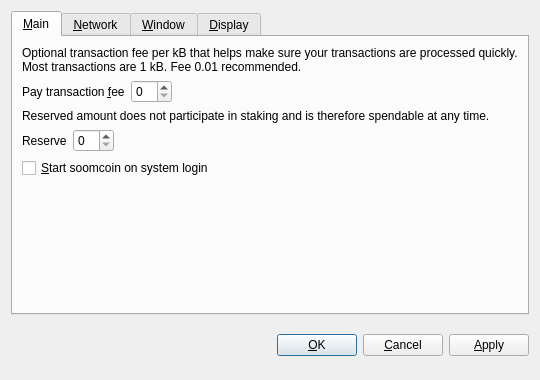
<?xml version="1.0" encoding="UTF-8"?>
<ui version="4.0">
 <class>OptionsDialog</class>
 <widget class="QDialog" name="OptionsDialog">
  <property name="geometry">
   <rect>
    <x>0</x>
    <y>0</y>
    <width>540</width>
    <height>380</height>
   </rect>
  </property>
  <property name="windowTitle">
   <string>Options</string>
  </property>
  <property name="modal">
   <bool>true</bool>
  </property>
  <layout class="QVBoxLayout" name="verticalLayout">
   <item>
    <widget class="QTabWidget" name="tabWidget">
     <property name="tabPosition">
      <enum>QTabWidget::North</enum>
     </property>
     <property name="currentIndex">
      <number>0</number>
     </property>
     <widget class="QWidget" name="tabMain">
      <attribute name="title">
       <string>&amp;Main</string>
      </attribute>
      <layout class="QVBoxLayout" name="verticalLayout_Main">
       <item>
        <widget class="QLabel" name="transactionFeeInfoLabel">
         <property name="text">
          <string>Optional transaction fee per kB that helps make sure your transactions are processed quickly. Most transactions are 1 kB. Fee 0.01 recommended.</string>
         </property>
         <property name="textFormat">
          <enum>Qt::PlainText</enum>
         </property>
         <property name="wordWrap">
          <bool>true</bool>
         </property>
        </widget>
       </item>
       <item>
        <layout class="QHBoxLayout" name="horizontalLayoutFee">
         <item>
          <widget class="QLabel" name="transactionFeeLabel">
           <property name="text">
            <string>Pay transaction &amp;fee</string>
           </property>
           <property name="textFormat">
            <enum>Qt::PlainText</enum>
           </property>
           <property name="buddy">
            <cstring>transactionFee</cstring>
           </property>
          </widget>
         </item>
         <item>
          <widget class="BitcoinAmountField" name="transactionFee"/>
         </item>
         <item>
          <spacer name="horizontalSpacerFee">
           <property name="orientation">
            <enum>Qt::Horizontal</enum>
           </property>
           <property name="sizeHint" stdset="0">
            <size>
             <width>40</width>
             <height>20</height>
            </size>
           </property>
          </spacer>
         </item>
        </layout>
       </item>
       <item>
        <widget class="QLabel" name="reserveBalanceInfoLabel">
         <property name="text">
          <string>Reserved amount does not participate in staking and is therefore spendable at any time.</string>
         </property>
         <property name="textFormat">
          <enum>Qt::PlainText</enum>
         </property>
         <property name="wordWrap">
          <bool>true</bool>
         </property>
        </widget>
       </item>
       <item>
        <layout class="QHBoxLayout" name="horizontalLayoutReserveBalance">
         <item>
          <widget class="QLabel" name="reserveBalanceLabel">
           <property name="text">
            <string>Reserve</string>
           </property>
           <property name="textFormat">
            <enum>Qt::PlainText</enum>
           </property>
           <property name="buddy">
            <cstring>reserveBalance</cstring>
           </property>
          </widget>
         </item>
         <item>
          <widget class="BitcoinAmountField" name="reserveBalance"/>
         </item>
         <item>
          <spacer name="horizontalSpacerReserveBalance">
           <property name="orientation">
            <enum>Qt::Horizontal</enum>
           </property>
           <property name="sizeHint" stdset="0">
            <size>
             <width>40</width>
             <height>20</height>
            </size>
           </property>
          </spacer>
         </item>
        </layout>
       </item>
       <item>
        <widget class="QCheckBox" name="bitcoinAtStartup">
         <property name="toolTip">
          <string>Automatically start soomcoin after logging in to the system.</string>
         </property>
         <property name="text">
          <string>&amp;Start soomcoin on system login</string>
         </property>
        </widget>
       </item>
       <item>
        <spacer name="verticalSpacer_Main">
         <property name="orientation">
          <enum>Qt::Vertical</enum>
         </property>
         <property name="sizeHint" stdset="0">
          <size>
           <width>20</width>
           <height>40</height>
          </size>
         </property>
        </spacer>
       </item>
      </layout>
     </widget>
     <widget class="QWidget" name="tabNetwork">
      <attribute name="title">
       <string>&amp;Network</string>
      </attribute>
      <layout class="QVBoxLayout" name="verticalLayout_Network">
       <item>
        <widget class="QCheckBox" name="mapPortUpnp">
         <property name="toolTip">
          <string>Automatically open the soomcoin client port on the router. This only works when your router supports UPnP and it is enabled.</string>
         </property>
         <property name="text">
          <string>Map port using &amp;UPnP</string>
         </property>
        </widget>
       </item>
       <item>
        <widget class="QCheckBox" name="connectSocks">
         <property name="toolTip">
          <string>Connect to the soomcoin network through a SOCKS proxy (e.g. when connecting through Tor).</string>
         </property>
         <property name="text">
          <string>&amp;Connect through SOCKS proxy:</string>
         </property>
        </widget>
       </item>
       <item>
        <layout class="QHBoxLayout" name="horizontalLayout_Network">
         <item>
          <widget class="QLabel" name="proxyIpLabel">
           <property name="text">
            <string>Proxy &amp;IP:</string>
           </property>
           <property name="textFormat">
            <enum>Qt::PlainText</enum>
           </property>
           <property name="buddy">
            <cstring>proxyIp</cstring>
           </property>
          </widget>
         </item>
         <item>
          <widget class="QValidatedLineEdit" name="proxyIp">
           <property name="maximumSize">
            <size>
             <width>140</width>
             <height>16777215</height>
            </size>
           </property>
           <property name="toolTip">
            <string>IP address of the proxy (e.g. 127.0.0.1)</string>
           </property>
          </widget>
         </item>
         <item>
          <widget class="QLabel" name="proxyPortLabel">
           <property name="text">
            <string>&amp;Port:</string>
           </property>
           <property name="textFormat">
            <enum>Qt::PlainText</enum>
           </property>
           <property name="buddy">
            <cstring>proxyPort</cstring>
           </property>
          </widget>
         </item>
         <item>
          <widget class="QLineEdit" name="proxyPort">
           <property name="maximumSize">
            <size>
             <width>55</width>
             <height>16777215</height>
            </size>
           </property>
           <property name="toolTip">
            <string>Port of the proxy (e.g. 9050)</string>
           </property>
          </widget>
         </item>
         <item>
          <widget class="QLabel" name="socksVersionLabel">
           <property name="text">
            <string>SOCKS &amp;Version:</string>
           </property>
           <property name="textFormat">
            <enum>Qt::PlainText</enum>
           </property>
           <property name="buddy">
            <cstring>socksVersion</cstring>
           </property>
          </widget>
         </item>
         <item>
          <widget class="QValueComboBox" name="socksVersion">
           <property name="toolTip">
            <string>SOCKS version of the proxy (e.g. 5)</string>
           </property>
          </widget>
         </item>
         <item>
          <spacer name="horizontalSpacer_Network">
           <property name="orientation">
            <enum>Qt::Horizontal</enum>
           </property>
           <property name="sizeHint" stdset="0">
            <size>
             <width>40</width>
             <height>20</height>
            </size>
           </property>
          </spacer>
         </item>
        </layout>
       </item>
       <item>
        <spacer name="verticalSpacer_Network">
         <property name="orientation">
          <enum>Qt::Vertical</enum>
         </property>
         <property name="sizeHint" stdset="0">
          <size>
           <width>20</width>
           <height>40</height>
          </size>
         </property>
        </spacer>
       </item>
      </layout>
     </widget>
     <widget class="QWidget" name="tabWindow">
      <attribute name="title">
       <string>&amp;Window</string>
      </attribute>
      <layout class="QVBoxLayout" name="verticalLayout_Window">
       <item>
        <widget class="QCheckBox" name="minimizeToTray">
         <property name="toolTip">
          <string>Show only a tray icon after minimizing the window.</string>
         </property>
         <property name="text">
          <string>&amp;Minimize to the tray instead of the taskbar</string>
         </property>
        </widget>
       </item>
       <item>
        <widget class="QCheckBox" name="minimizeOnClose">
         <property name="toolTip">
          <string>Minimize instead of exit the application when the window is closed. When this option is enabled, the application will be closed only after selecting Quit in the menu.</string>
         </property>
         <property name="text">
          <string>M&amp;inimize on close</string>
         </property>
        </widget>
       </item>
       <item>
        <spacer name="verticalSpacer_Window">
         <property name="orientation">
          <enum>Qt::Vertical</enum>
         </property>
         <property name="sizeHint" stdset="0">
          <size>
           <width>20</width>
           <height>40</height>
          </size>
         </property>
        </spacer>
       </item>
      </layout>
     </widget>
     <widget class="QWidget" name="tabDisplay">
      <attribute name="title">
       <string>&amp;Display</string>
      </attribute>
      <layout class="QVBoxLayout" name="verticalLayout_Display">
       <item>
        <layout class="QHBoxLayout" name="horizontalLayout_1_Display">
         <item>
          <widget class="QLabel" name="langLabel">
           <property name="text">
            <string>User Interface &amp;language:</string>
           </property>
           <property name="textFormat">
            <enum>Qt::PlainText</enum>
           </property>
           <property name="buddy">
            <cstring>lang</cstring>
           </property>
          </widget>
         </item>
         <item>
          <widget class="QValueComboBox" name="lang">
           <property name="toolTip">
            <string>The user interface language can be set here. This setting will take effect after restarting soomcoin.</string>
           </property>
          </widget>
         </item>
        </layout>
       </item>
       <item>
        <layout class="QHBoxLayout" name="horizontalLayout_2_Display">
         <item>
          <widget class="QLabel" name="unitLabel">
           <property name="text">
            <string>&amp;Unit to show amounts in:</string>
           </property>
           <property name="textFormat">
            <enum>Qt::PlainText</enum>
           </property>
           <property name="buddy">
            <cstring>unit</cstring>
           </property>
          </widget>
         </item>
         <item>
          <widget class="QValueComboBox" name="unit">
           <property name="toolTip">
            <string>Choose the default subdivision unit to show in the interface and when sending coins.</string>
           </property>
          </widget>
         </item>
        </layout>
       </item>
       <item>
        <widget class="QCheckBox" name="displayAddresses">
         <property name="toolTip">
          <string>Whether to show soomcoin addresses in the transaction list or not.</string>
         </property>
         <property name="text">
          <string>&amp;Display addresses in transaction list</string>
         </property>
        </widget>
       </item>
       <item>
        <widget class="QCheckBox" name="coinControlFeatures">
         <property name="toolTip">
          <string>Whether to show coin control features or not.</string>
         </property>
         <property name="text">
          <string>Display coin &amp;control features (experts only!)</string>
         </property>
        </widget>
       </item>
       <item>
        <spacer name="verticalSpacer_Display">
         <property name="orientation">
          <enum>Qt::Vertical</enum>
         </property>
         <property name="sizeHint" stdset="0">
          <size>
           <width>20</width>
           <height>40</height>
          </size>
         </property>
        </spacer>
       </item>
      </layout>
     </widget>
    </widget>
   </item>
   <item>
    <layout class="QHBoxLayout" name="horizontalLayout_Buttons">
     <item>
      <spacer name="horizontalSpacer_1">
       <property name="orientation">
        <enum>Qt::Horizontal</enum>
       </property>
       <property name="sizeHint" stdset="0">
        <size>
         <width>40</width>
         <height>48</height>
        </size>
       </property>
      </spacer>
     </item>
     <item>
      <widget class="QLabel" name="statusLabel">
       <property name="font">
        <font>
         <weight>75</weight>
         <bold>true</bold>
        </font>
       </property>
       <property name="text">
        <string/>
       </property>
       <property name="textFormat">
        <enum>Qt::PlainText</enum>
       </property>
       <property name="wordWrap">
        <bool>true</bool>
       </property>
      </widget>
     </item>
     <item>
      <spacer name="horizontalSpacer_2">
       <property name="orientation">
        <enum>Qt::Horizontal</enum>
       </property>
       <property name="sizeHint" stdset="0">
        <size>
         <width>40</width>
         <height>48</height>
        </size>
       </property>
      </spacer>
     </item>
     <item>
      <widget class="QPushButton" name="okButton">
       <property name="text">
        <string>&amp;OK</string>
       </property>
      </widget>
     </item>
     <item>
      <widget class="QPushButton" name="cancelButton">
       <property name="text">
        <string>&amp;Cancel</string>
       </property>
       <property name="autoDefault">
        <bool>false</bool>
       </property>
      </widget>
     </item>
     <item>
      <widget class="QPushButton" name="applyButton">
       <property name="text">
        <string>&amp;Apply</string>
       </property>
       <property name="autoDefault">
        <bool>false</bool>
       </property>
      </widget>
     </item>
    </layout>
   </item>
  </layout>
 </widget>
 <customwidgets>
  <customwidget>
   <class>BitcoinAmountField</class>
   <extends>QSpinBox</extends>
   <header>bitcoinamountfield.h</header>
  </customwidget>
  <customwidget>
   <class>QValueComboBox</class>
   <extends>QComboBox</extends>
   <header>qvaluecombobox.h</header>
  </customwidget>
  <customwidget>
   <class>QValidatedLineEdit</class>
   <extends>QLineEdit</extends>
   <header>qvalidatedlineedit.h</header>
  </customwidget>
 </customwidgets>
 <resources/>
 <connections/>
</ui>
